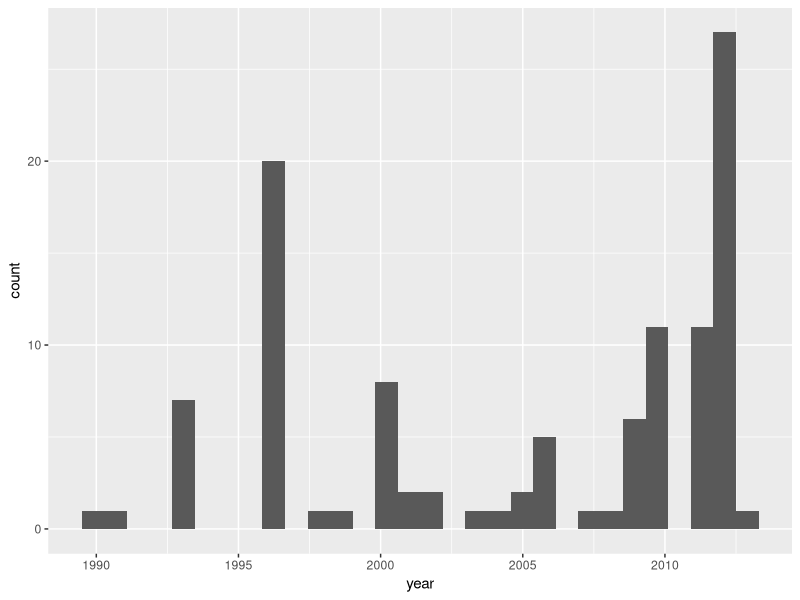
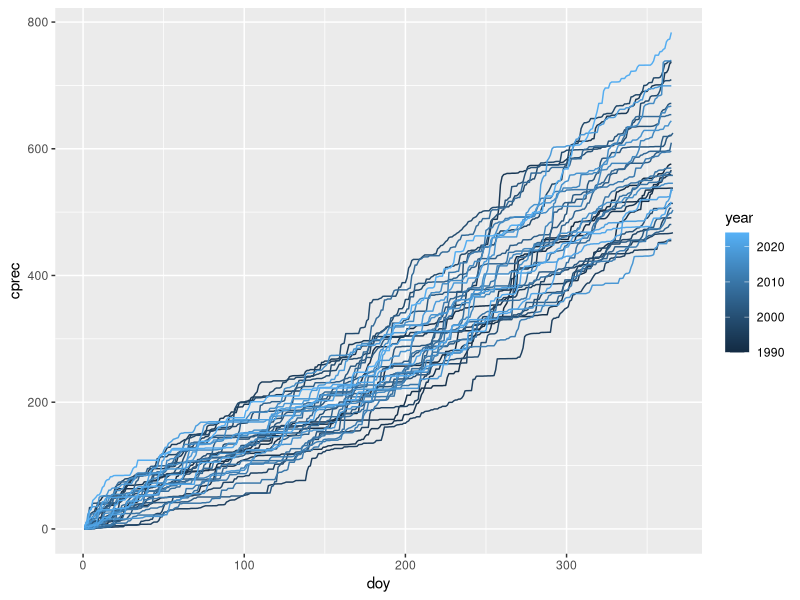
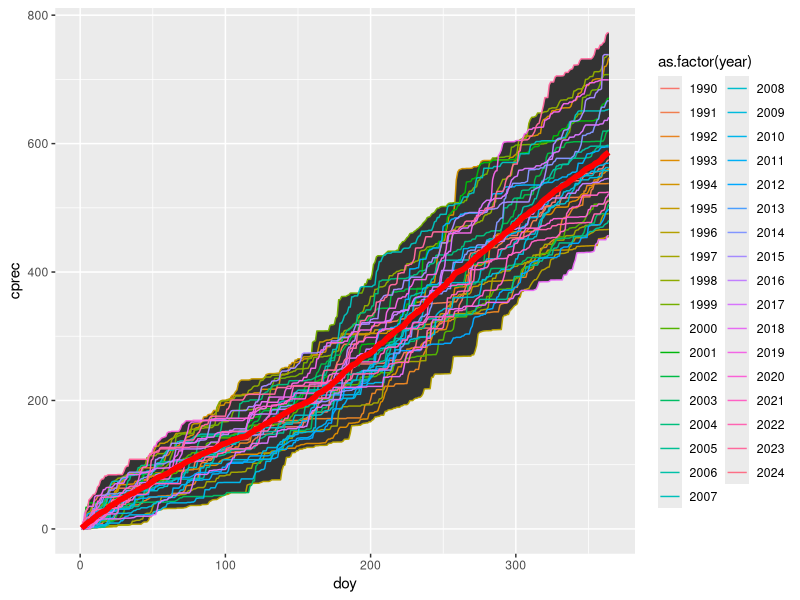
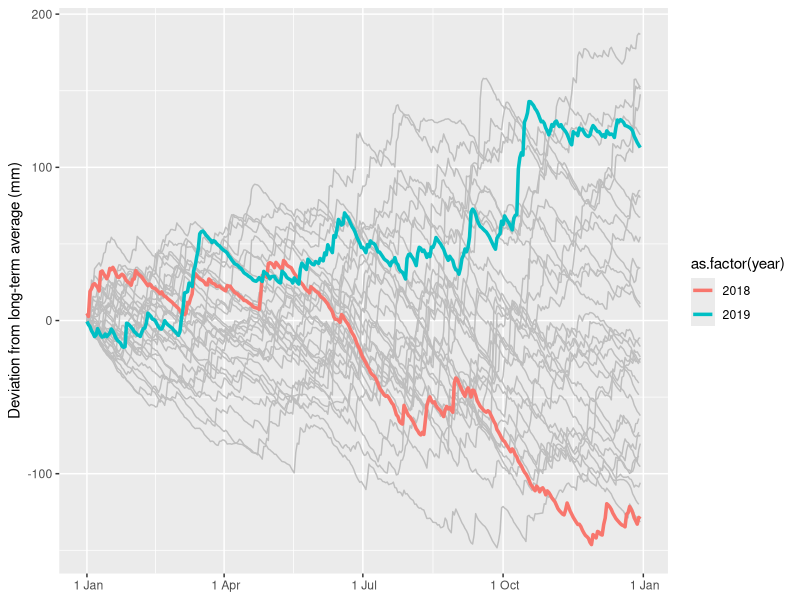

The R source for these figures, in order:
# created 8/4/2024
# purpose: process weather from AGRO weather station
# notes:


library(tidyverse)
library(lubridate)
library(scales)

rm(list = ls())

# get data from
# https://agro-web11t.uni.au.dk/klimadb/

# agro climate data -------------------------------------------------------

d1 <- 
  read_csv("data/raw/wea/1990-2013 AGRO-slagelse-US.csv") %>% 
  rename(prec = prec08) %>% 
  mutate(date = ymd(date),
         doy = yday(date),
         station = 613500) 

tst <- 
  d1 %>% 
  mutate(minte2 = as.numeric(minte))

tst2 <- 
  tst %>% 
  filter(is.na(minte2))

#--are there more NAs in a given year?
#--hmmm maybe this data isn't worth it
#--could take averages of every other year and fill them in I guess
tst2 %>% 
  mutate(year = year(date)) %>% 
  ggplot(aes(year)) + 
  geom_histogram()

d1a <- 
  d1 %>% 
  mutate_if(is.character, as.numeric) 

d1b <- 
  d1a %>%
  group_by(doy) %>% 
  mutate(minte_avg = mean(minte, na.rm = T),
         maxte_avg = mean(maxte, na.rm = T),
         temp_avg = mean(temp, na.rm = T),
         prec_avg = mean(prec, na.rm = T)) %>% 
  pivot_longer(minte:prec) %>% 
  mutate(value = case_when(
    (is.na(value) & name == "minte") ~ minte_avg,
    (is.na(value) & name == "maxte") ~ maxte_avg,
    (is.na(value) & name == "temp") ~ temp_avg,
    (is.na(value) & name == "prec") ~ prec_avg,
    TRUE ~ value
  )) %>% 
  pivot_wider(names_from = name, values_from = value) %>% 
  select(station, date, doy, minte:prec)

#--it worked...STOPPED
d1b %>% 
  filter(is.na(minte))

d2 <- 
  read_csv("data/raw/wea/AGRO-slagelse-US.csv") %>% 
  mutate(date = dmy(date),
         doy = yday(date))

summary(d2)
#--10 years, need more for long term but can write code

d <- 
  d1b %>% 
  bind_rows(d2)

# wea long term -----------------------------------------------------------

#####---temperature----#####

airtempLT <- 
  d %>% 
  mutate(doy = yday(date)) %>% 
  group_by(doy) %>% 
  summarise(airtemp_avg = mean(temp))


####----cumulative precip----####

precLT <- 
  d %>% 
  mutate(year = year(date)) %>% 
  group_by(year) %>% 
  mutate(cprec = cumsum(prec)) %>% 
  group_by(doy) %>% 
  summarise(cprecLTavg = mean(cprec))


d %>% 
  mutate(year = year(date)) %>% 
  group_by(year) %>% 
  mutate(cprec = cumsum(prec)) %>% 
    ggplot(aes(doy, cprec)) + 
    geom_line(aes(color = year, group = year))


d %>% 
  mutate(year = year(date)) %>% 
  group_by(year) %>% 
  mutate(cprec = cumsum(prec)) %>%
  group_by(doy) %>% 
  mutate(cprec_max = max(cprec),
         cprec_min = min(cprec)) %>% 
  left_join(precLT) %>% 
  filter(doy < 365) %>% 
  ggplot(aes(doy, cprec)) + 
  geom_ribbon(aes(x = doy, ymin = cprec_min, ymax = cprec_max)) +
  geom_line(aes(color = as.factor(year), group = year)) + 
  geom_line(aes(x = doy, y = cprecLTavg), color = "red", size = 2)




# i love this figure! -----------------------------------------------------

d %>% 
  mutate(year = year(date)) %>% 
  group_by(year) %>% 
  mutate(cprec = cumsum(prec)) %>%
  group_by(doy) %>% 
  mutate(cprec_max = max(cprec),
         cprec_min = min(cprec)) %>% 
  left_join(precLT) %>% 
  filter(doy < 365) %>% 
  select(-(minte:prec)) %>% 
  mutate(cprec_delta = cprec - cprecLTavg) %>% 
  separate(date, into = c("xyear", "xmonth", "xday"), remove = F) %>% 
  mutate(date2 = paste("1900", xmonth, xday, sep = "-")) %>% 
  filter(!(xmonth == "02" & xday == "29")) %>% 
  mutate(date3 = ymd(date2)) %>% 
  ggplot(aes(date3, cprec_delta)) + 
  geom_line(aes(group = year), color = "gray") +
  geom_line(data = . %>% filter(year %in% c(2018, 2019)),
            aes(color = as.factor(year), group = year), linewidth = 1.2) + 
  scale_x_date(labels = date_format("%e %b")) +
  labs(x = NULL,
       y = "Deviation from long-term average (mm)")
            
